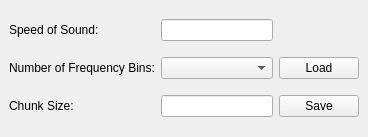
<ui version="4.0" >
 <class>EnvironmentFrom</class>
 <widget class="QDockWidget" name="EnvironmentFrom" >
  <property name="geometry" >
   <rect>
    <x>0</x>
    <y>0</y>
    <width>368</width>
    <height>137</height>
   </rect>
  </property>
  <property name="windowTitle" >
   <string>Environment Settings</string>
  </property>
  <widget class="QWidget" name="dockWidgetContents" >
   <property name="geometry" >
    <rect>
     <x>0</x>
     <y>23</y>
     <width>368</width>
     <height>114</height>
    </rect>
   </property>
   <layout class="QGridLayout" name="gridLayout" >
    <item row="0" column="0" >
     <widget class="QLabel" name="label_SpeedOfSound" >
      <property name="text" >
       <string>Speed of Sound:</string>
      </property>
      <property name="buddy" >
       <cstring>lineEdit_SpeedOfSound</cstring>
      </property>
     </widget>
    </item>
    <item row="0" column="1" >
     <widget class="QLineEdit" name="lineEdit_SpeedOfSound" >
      <property name="inputMask" >
       <string/>
      </property>
      <property name="text" >
       <string/>
      </property>
     </widget>
    </item>
    <item row="1" column="0" >
     <widget class="QLabel" name="label_NFBins" >
      <property name="text" >
       <string>Number of Frequency Bins:</string>
      </property>
      <property name="buddy" >
       <cstring>comboBox_NFBins</cstring>
      </property>
     </widget>
    </item>
    <item row="1" column="1" >
     <widget class="QComboBox" name="comboBox_NFBins" >
      <property name="editable" >
       <bool>false</bool>
      </property>
      <property name="minimumContentsLength" >
       <number>0</number>
      </property>
     </widget>
    </item>
    <item row="1" column="2" >
     <widget class="QPushButton" name="pushButton_Load" >
      <property name="text" >
       <string>Load</string>
      </property>
     </widget>
    </item>
    <item row="2" column="0" >
     <widget class="QLabel" name="label_ChunkSize" >
      <property name="text" >
       <string>Chunk Size:</string>
      </property>
      <property name="buddy" >
       <cstring>lineEdit_ChunkSize</cstring>
      </property>
     </widget>
    </item>
    <item row="2" column="1" >
     <widget class="QLineEdit" name="lineEdit_ChunkSize" >
      <property name="toolTip" >
       <string>number of samples to be rendered as a single location</string>
      </property>
      <property name="inputMask" >
       <string/>
      </property>
      <property name="text" >
       <string/>
      </property>
     </widget>
    </item>
    <item row="2" column="2" >
     <widget class="QPushButton" name="pushButton_Save" >
      <property name="text" >
       <string>Save</string>
      </property>
     </widget>
    </item>
   </layout>
  </widget>
 </widget>
 <resources/>
 <connections/>
</ui>
